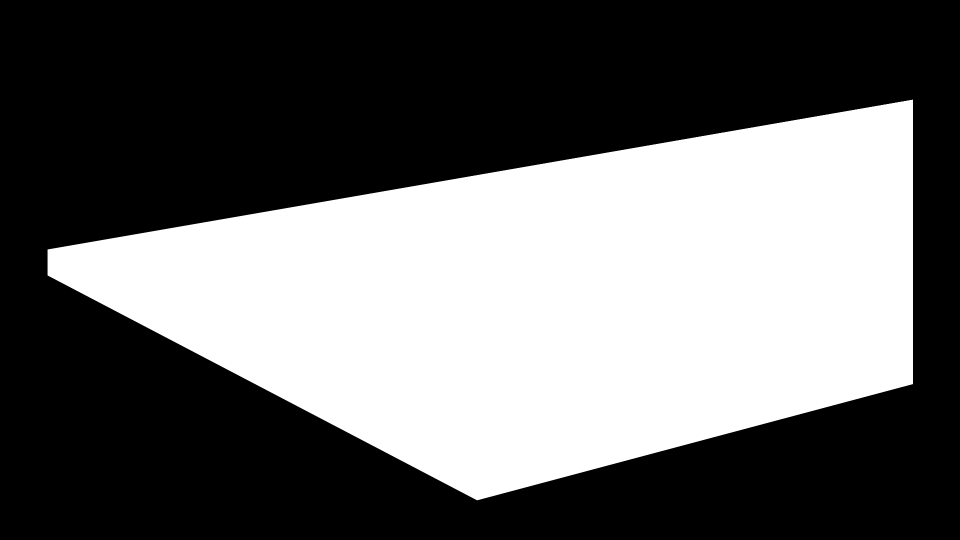
#> input picture analysis/demo/masks/fish.png, 1920 x 1080 px, found by its file name (shown at 1/2 size)
$ python main_ARIS.py
#> lines starting #> are read from the running program, lines starting #| are printed output that depends on the picture; pictures that were not available may be replaced by others from this repository, and a replacement may not be noted
### detection/ARIS_test/FishDetector_ARIS.py
import cv2 as cv
import numpy as np
from Object_ARIS import Object

fish_area_mask = cv.imread("masks/fish.png", cv.IMREAD_GRAYSCALE)
#> fish_area_mask is the input picture: shape (1080, 1920); min 0, max 255, mean 102.5
full_area_mask = cv.imread("masks/full.png", cv.IMREAD_GRAYSCALE)
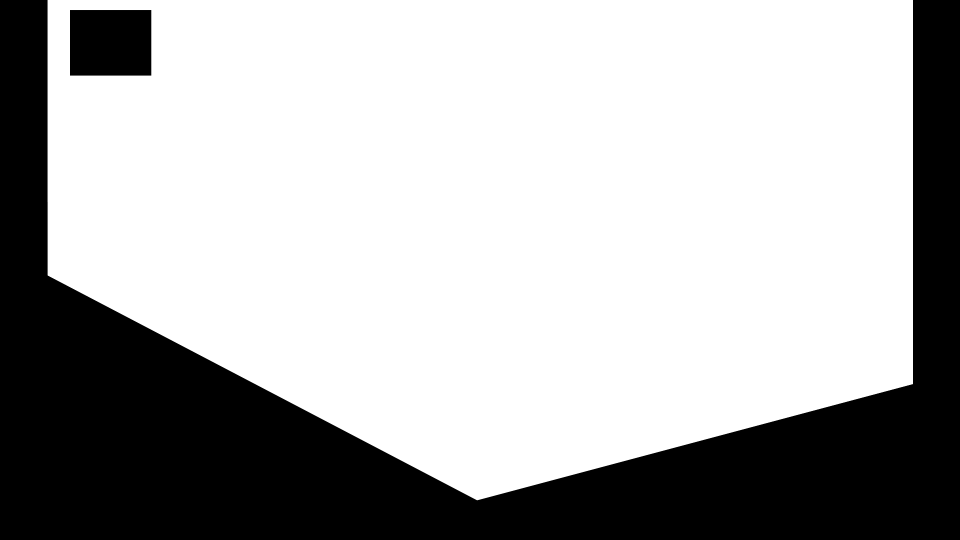
#> input picture analysis/demo/masks/full.png, 1920 x 1080 px, found by its file name (shown at 1/2 size)
#> full_area_mask is the input picture: shape (1080, 1920); min 0, max 255, mean 174.2


class FishDetector:
    def __init__(self, filename):
        self.filename = filename
        self.frame_number = 0  # TOD Must not overflow - recycle
        self.total_runtime_ms = None

        self.current_raw = None
        self.current_gray = None
        self.current_enhanced = None
        self.current_output = None
        self.current_classified = None

        # Enhancement
        self.framebuffer = None
        self.mean_buffer = None
        self.mean_buffer_counter = None
        self.long_mean = None
        self.long_std_dev = None
        self.current_mean = None
        self.enhance_time_ms = None
        self.current_long_mean_uint8 = None
        self.current_blurred_enhanced = None

        self.downsample = 25
        self.buffer_size = 60
        self.current_mean_frames = 2
        self.std_dev_threshold = 0.1
        self.median_filter_kernel = 3  # 3
        self.blur_filter_kernel = 11  # 11
        self.threshold_contours = 139  # 139

        # [9 lines of commented-out code are left out]
        self.detections = {}
        self.current_objects = {}
        self.current_threshold = None
        self.associations = []
        self.max_obj_index = 0
        self.max_association_dist = 20
        self.phase_out_after_x_frames = 5
        self.min_occurences_in_last_x_frames = (8, 15)
        self.detection_tracking_time_ms = None

        # Classification
        self.river_pixel_velocity = (-1.91, -0.85)
        self.rotation_rad = -2.7229

    def process_frame(self, raw_frame, secondary=None, downsample=False):
        start = cv.getTickCount()
        if downsample:
            raw_frame = self.resize_img(raw_frame, self.downsample)
        self.current_raw = raw_frame
        self.current_gray = self.rgb_to_gray(self.current_raw)
        self.current_enhanced = self.enhance_frame(self.current_gray)
        self.enhance_time_ms = int(
            (cv.getTickCount() - start) / cv.getTickFrequency() * 1000
        )

        # if self.mean_buffer.shape[2] == int(self.long_mean_frames / self.current_mean_frames):
        if self.frame_number > self.buffer_size:
            self.detect_and_track(self.current_enhanced)
            self.detection_tracking_time_ms = (
                int((cv.getTickCount() - start) / cv.getTickFrequency() * 1000)
                - self.enhance_time_ms
            )

        self.frame_number += 1
        self.total_runtime_ms = int(
            (cv.getTickCount() - start) / cv.getTickFrequency() * 1000
        )
        return

    def enhance_frame(self, gray_frame):
        light = False
        enhanced_temp = self.mask_regions(gray_frame, area="None")

        if light:
            self.update_buffer_light(enhanced_temp)
            if self.frame_number < self.buffer_size:
                return enhanced_temp * 0
        else:
            self.update_buffer(enhanced_temp)
            if self.frame_number < self.buffer_size:
                return enhanced_temp * 0

        if light:
            enhanced_temp = self.calc_difference_from_buffer_light()
            enhanced_temp[abs(enhanced_temp) < 20] = 0
        else:
            enhanced_temp = self.calc_difference_from_buffer()
            enhanced_temp = self.threshold_diff(
                enhanced_temp, threshold=self.std_dev_threshold
            )

        self.current_long_mean_uint8 = self.long_mean.astype("uint8")

        # # Transform into visual/uint8 image
        enhanced_temp = (abs(enhanced_temp) + 125).astype("uint8")
        # ret, self.current_enhanced = cv.threshold(self.current_enhanced, 160, 255, 0)
        enhanced_temp = self.spatial_filter(
            enhanced_temp, kernel_size=self.median_filter_kernel, method="median"
        )
        return enhanced_temp

    # [5 lines left out: function detect_and_track, not called in this run]

    def draw_output(
        self,
        img,
        classifications=False,
        debug=False,
        runtiming=False,
        fullres=False,
        only_runtime=False,
    ):
        output = self.retrieve_frame(img)
        if not only_runtime:
            output = self.draw_objects(
                output, classifications=classifications, debug=debug, fullres=fullres
            )
        if runtiming:
            cv.rectangle(output, (1390, 25), (1850, 155), (0, 0, 0), -1)
            color = (255, 255, 255)
            cv.putText(
                output,
                f"Frame no. {self.frame_number}",
                (1500, 50),
                cv.FONT_HERSHEY_SIMPLEX,
                0.75,
                color,
                2,
            )
            cv.putText(
                output,
                f"{self.enhance_time_ms} ms - Enhancement",
                (1400, 80),
                cv.FONT_HERSHEY_SIMPLEX,
                0.75,
                color,
                2,
            )
            cv.putText(
                output,
                f"{self.detection_tracking_time_ms} ms - Detection & Tracking",
                (1400, 110),
                cv.FONT_HERSHEY_SIMPLEX,
                0.75,
                color,
                2,
            )
            if self.total_runtime_ms > 40:
                color = (100, 100, 255)
            if self.total_runtime_ms == 0:
                self.total_runtime_ms = 1
            cv.putText(
                output,
                f"{self.total_runtime_ms} ms - Total - FPS: {int(1000/self.total_runtime_ms)}",
                (1400, 140),
                cv.FONT_HERSHEY_SIMPLEX,
                0.75,
                color,
                2,
            )
        return output

    # [19 lines left out: function draw_associations, not called in this run]

    def draw_objects(self, img, debug=False, classifications=False, fullres=False):
        for ID, obj in self.current_objects.items():
            if obj.show[-1]:
                if classifications:
                    if fullres:
                        obj.draw_classifications_box(img, self.downsample)
                    else:
                        obj.draw_classifications_box(img)
                else:
                    if obj.classification[-1] == "Fisch":
                        obj.draw_bounding_box(img, color=(0, 255, 0))
                        obj.draw_past_midpoints(img, color=(0, 255, 0))
                    else:
                        obj.draw_bounding_box(img, color=(0, 0, 255))
                        obj.draw_past_midpoints(img, color=(0, 0, 255))
            elif (obj.frames_observed[-1] == self.frame_number) & debug:
                obj.draw_bounding_box(img, color=(20, 20, 20))
                obj.draw_past_midpoints(img, color=(20, 20, 20))

            elif debug:
                obj.draw_bounding_box(img, color=(50, 50, 50))

            # if debug:
            # cv.circle(img, (obj.midpoints[-1][0], obj.midpoints[-1][1]),
            #           int(self.max_association_dist/2), (0, 0, 255), 1)

        return img

    # [127 lines left out: functions filter_objects, associate_detections, closest_point, find_points_of_interest, update_buffer_light, not called in this run]

    def update_buffer(self, img):
        if self.framebuffer is None:
            self.framebuffer = img[:, :, np.newaxis]
        else:
            self.framebuffer = np.concatenate(
                (img[..., np.newaxis], self.framebuffer), axis=2
            )

        if self.framebuffer.shape[2] > self.buffer_size:
            self.framebuffer = self.framebuffer[:, :, : self.buffer_size]

    # [70 lines left out: functions calc_difference_from_buffer_light, calc_difference_from_buffer, threshold_diff, create_mean_std_dev, not called in this run]

    @staticmethod
    def mask_regions(img, area="fish"):
        if area == "fish":
            if img.shape[:1] != fish_area_mask.shape[:1]:
                percent_difference = img.shape[0] / fish_area_mask.shape[0] * 100

                np.place(
                    img,
                    FishDetector.resize_img(fish_area_mask, percent_difference) < 100,
                    0,
                )
            else:
                np.place(img, fish_area_mask < 100, 0)
        elif area == "full":
            if img.shape[:1] != full_area_mask.shape[:1]:
                percent_difference = img.shape[0] / full_area_mask.shape[0] * 100

                np.place(
                    img,
                    FishDetector.resize_img(full_area_mask, percent_difference) < 100,
                    0,
                )
            else:
                np.place(img, full_area_mask < 100, 0)
        return img

    @staticmethod
    def rgb_to_gray(img):
        return cv.cvtColor(img, cv.COLOR_BGR2GRAY)

    # [6 lines left out: function spatial_filter, not called in this run]

    @staticmethod
    def retrieve_frame(img):
        if img is None:
            return np.zeros((270, 480, 3), dtype=np.uint8)
        elif len(img.shape) == 3:
            if img.shape[2] == 3:
                return img

        return cv.cvtColor(img, cv.COLOR_GRAY2BGR)

    # [15 lines left out: functions get_new_id, is_duplicate, not called in this run]

    @staticmethod
    def resize_img(img, scale_percent):
        width = int(img.shape[1] * scale_percent / 100)
        height = int(img.shape[0] * scale_percent / 100)
        dim = (width, height)

        # resize image
        return cv.resize(img, dim, interpolation=cv.INTER_AREA)

### detection/ARIS_test/main_ARIS.py
import cv2 as cv
import numpy as np
from FishDetector_ARIS import FishDetector

if __name__ == "__main__":
    enhanced = False
    # recording_file = (
    #         "ARIS_test/2022-06-21_050000_1406_2480 zu besprechen abstieg oder fressen.mp4"
    # ) # interessant 2
    recording_file = (
        "ARIS_test/recordings/2022-06-23_134500_1571_1942 2 Forellen 20-25cm Rechenkontakte "
        "zu besprechen.mp4"
    )

    # [5 lines of commented-out code are left out]

    write_file = True
    # output_file = "output/components/normed_120_10_std_dev_threshold_2_median_11_schwarm_temp.mp4"
    output_file = (
        "output/productialization/ARIS/"
        + (recording_file.split("/")[-1]).split(".mp4")[0]
        + "_detection_100_assoc_80.mp4"
    )
    # output_file = "output/normed_120_minus_10.mp4"
    # output_file = "output/normed_120_10_std_dev_threshold_2.mp4"

    # Initialize Input
    video_cap = cv.VideoCapture(recording_file)
    frame_by_frame = False
    previous_img = False

    # grab the width, height, fps and length of the video stream.
    frame_width = int(video_cap.get(cv.CAP_PROP_FRAME_WIDTH))
    frame_height = int(video_cap.get(cv.CAP_PROP_FRAME_HEIGHT))
    fps = int(video_cap.get(cv.CAP_PROP_FPS))
    frames_total = int(video_cap.get(cv.CAP_PROP_FRAME_COUNT))

    # initialize the FourCC and a video writer object
    fourcc = cv.VideoWriter_fourcc("m", "p", "4", "v")
    video_writer = cv.VideoWriter(output_file, fourcc, fps, (frame_width, frame_height))

    # Initialize FishDetector Instance
    detector = FishDetector(recording_file)

    frame_no = 0
    while video_cap.isOpened():
        ret, raw_frame = video_cap.read()
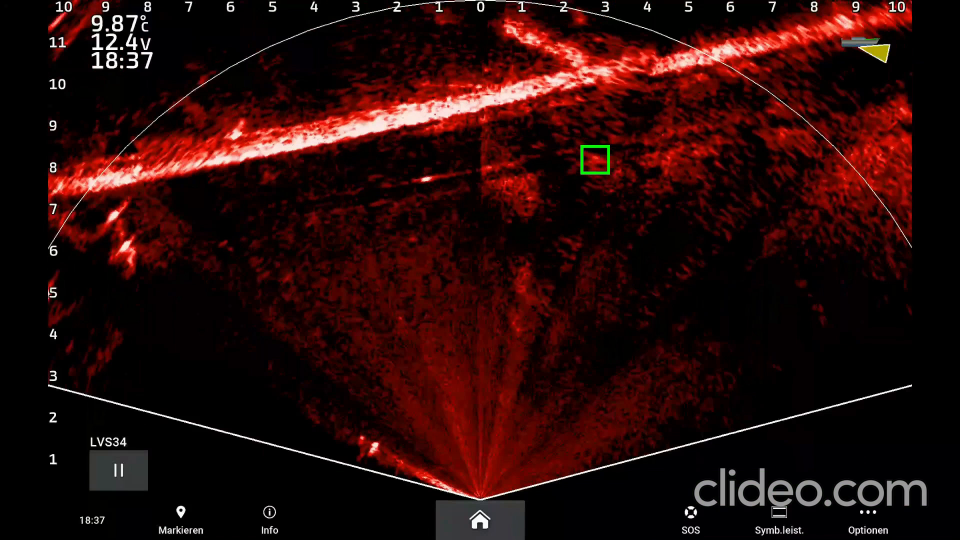
#> input picture frame 4 of tests/data/raw/videos/trimmed_video_minimal.mp4, 1920 x 1080 px, given in place of 571_1942 2 Forellen 20-25cm Rechenkontakte zu besprechen.mp4, which was not available (shown at 1/2 size)
#> raw_frame is the input picture: shape (1080, 1920, 3); mean B, G, R 9.2, 10.5, 39.6
        # if frame is read correctly ret is True
        if not ret:
            print("Can't receive frame (stream end?). Exiting ...")
            break

        # Start timer
        frame_no += 1
        timer = cv.getTickCount()

        # Detection
        downsample = True
        if enhanced:
            enhanced_frame = raw_frame[:1080, :, :]
            detector.process_frame(raw_frame[1080:, :, :], secondary=enhanced_frame)
        else:
            detector.process_frame(raw_frame, downsample=downsample)
#> in resize_img, `return cv.resize(img, dim, interpolation=cv.INTER_AREA)`:
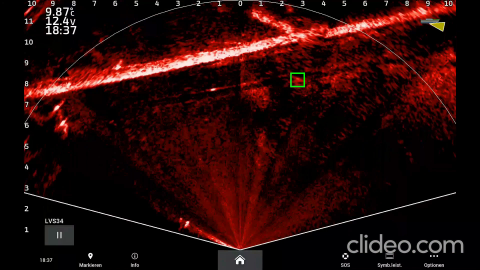
#> returned value: shape (270, 480, 3); mean of channels 0, 1, 2 9.2, 10.4, 39.6; drawn as B, G, R
#> in rgb_to_gray, `return cv.cvtColor(img, cv.COLOR_BGR2GRAY)`:
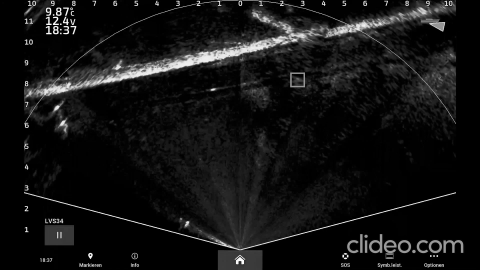
#> returned value: shape (270, 480); min 0, max 253, mean 19
#> in enhance_frame, `return enhanced_temp * 0`: returned value: shape (270, 480); every value is 0

        # Output
        four_images = True
        fullres = False
        if enhanced:
            disp = np.concatenate(
                (
                    detector.draw_output(detector.current_output, debug=True),
                    detector.draw_output(detector.current_raw, classifications=True),
                )
            )
        elif four_images:
            try:
                up = np.concatenate(
                    (
                        detector.retrieve_frame(detector.current_enhanced),
                        detector.retrieve_frame(detector.current_blurred_enhanced),
                    ),
                    axis=1,
                )
#> in retrieve_frame, `return cv.cvtColor(img, cv.COLOR_GRAY2BGR)`: returned value: shape (270, 480, 3); every value is 0
#> up: shape (270, 960, 3); every value is 0
                down = np.concatenate(
                    (
                        detector.draw_output(
                            detector.retrieve_frame(detector.current_raw), debug=False
                        ),
                        detector.retrieve_frame(detector.current_threshold),
                    ),
                    axis=1,
                )
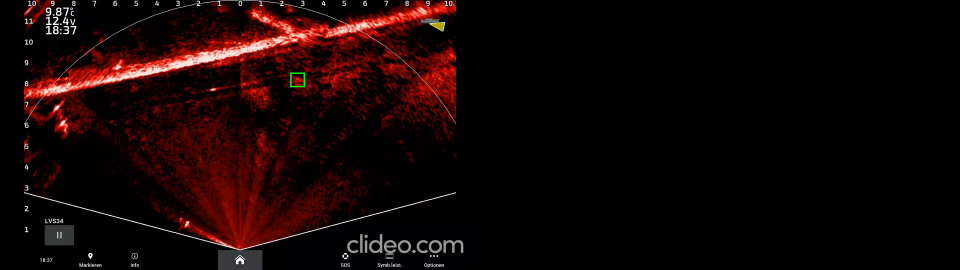
#> down: shape (270, 960, 3); mean of channels 0, 1, 2 4.6, 5.2, 19.8; drawn as B, G, R
                disp = np.concatenate((up, down))
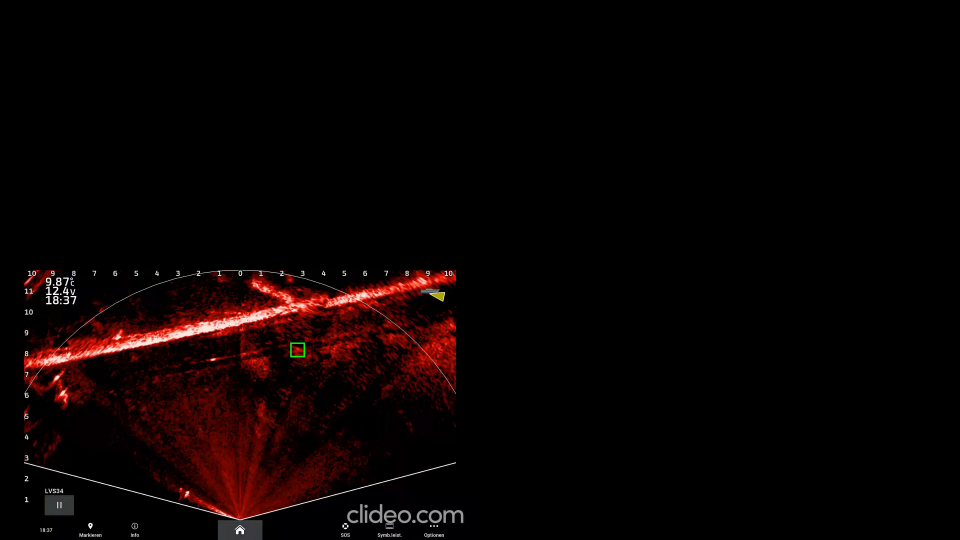
#> disp: shape (540, 960, 3); mean of channels 0, 1, 2 2.3, 2.6, 9.9; drawn as B, G, R
                disp = detector.draw_output(
                    detector.resize_img(disp, 300), only_runtime=True, runtiming=True
                )
            except ValueError:
                disp = raw_frame

        elif fullres:
            disp = detector.draw_output(
                raw_frame, classifications=True, runtiming=True, fullres=True
            )

        else:
            disp = np.concatenate(
                (
                    detector.draw_output(
                        detector.current_enhanced, debug=True, runtiming=True
                    ),
                    detector.draw_output(
                        detector.current_raw, classifications=True, runtiming=True
                    ),
                )
            )
        cv.imshow("frame", disp)

        if write_file:
            video_writer.write(disp)
        if frame_no % 20 == 0:
            print(f"Processed {frame_no/frames_total*100} % of video.")
            if frame_no / frames_total * 100 > 35:
                pass

        if not frame_by_frame:
            usr_input = cv.waitKey(1)
#> (key Esc is pressed here)
        if usr_input == ord(" "):
            if cv.waitKey(0) == ord(" "):
                frame_by_frame = True
            else:
                frame_by_frame = False
            print("Press any key to continue ... ")
        if usr_input == 27:
            break

    video_cap.release()
    video_writer.release()
    cv.destroyAllWindows()
